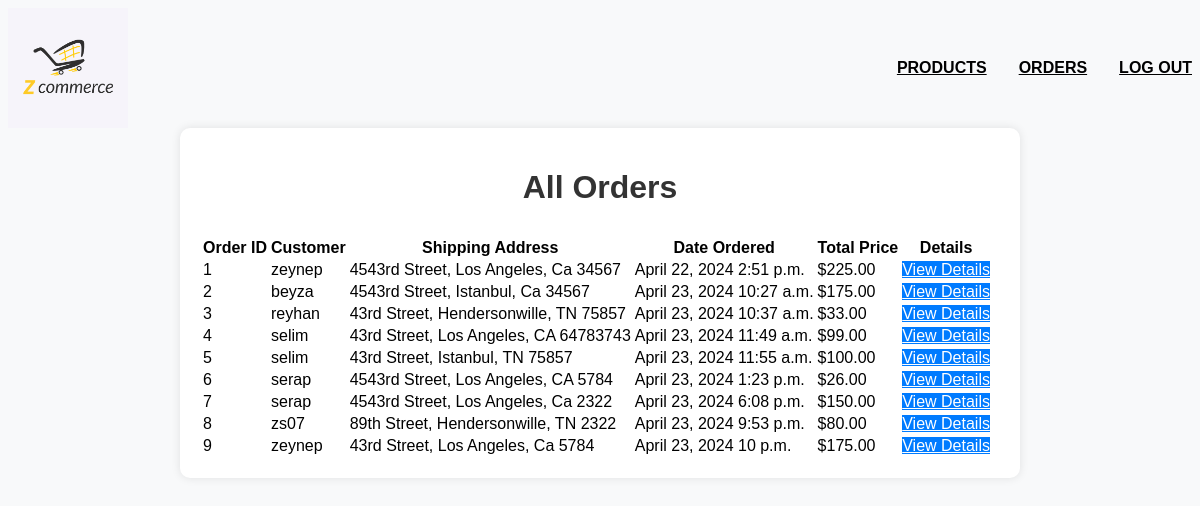
Screenshot of /admin_all_orders/ (signed in) with the database file from the repository.
### sss_app/models.py (models this page shows, shortened)
class Order(models.Model):
    customer = models.ForeignKey(Customer, on_delete=models.CASCADE)
    shipping_address = models.OneToOneField(Address, related_name='shipping_address', on_delete=models.CASCADE)
    total_price = models.DecimalField(max_digits=10, decimal_places=2, default=0)
    purchase_date = models.DateTimeField(default=timezone.now)

class Customer(models.Model):
    user = models.OneToOneField(User, on_delete=models.CASCADE)
    name = models.CharField(max_length=100)
    def __str__(self):
        return self.name

class Address(models.Model):
    street = models.CharField(max_length=100)
    city = models.CharField(max_length=100)
    state = models.CharField(max_length=2)
    postcode = models.CharField(max_length=10)
    def __str__(self):
        return f"{self.street}, {self.city}, {self.state} {self.postcode}"

### sss_app/views.py (the view)
# urls.py: path('admin_all_orders/', views.admin_all_orders, name='admin_all_orders'),
@staff_member_required
def admin_all_orders(request):
    if request.user.is_superuser:
        orders = Order.objects.all()
        return render(request, 'admin_all_orders.html', {'orders': orders})
    else:
        return HttpResponse("Unauthorized", status=401)

### sss_app/templates/admin_all_orders.html (shortened to what this page needs)
{% extends 'base.html' %}
{% block content %}
<div class="container mt-5">
    <h1 class="mb-4">All Orders</h1>
    {% if orders %}
    <div class="table-responsive">
        <table class="table table-bordered table-hover">
            <thead class="thead-dark">
                <tr>
                    <th>Order ID</th>
                    <th>Customer</th>
                    <th>Shipping Address</th>
                    <th>Date Ordered</th>
                    <th>Total Price</th>
                    <th>Details</th>
                </tr>
            </thead>
            <tbody>
                {% for order in orders %}
                <tr>
                    <td>{{ order.id }}</td>
                    <td>{{ order.customer }}</td>
                    <td>{{ order.shipping_address }}</td>
                    <td>{{ order.purchase_date|date:"F d, Y P" }}</td>
                    <td>${{ order.total_price }}</td>
                    <td>
                        <a href="{% url 'order_details' order_id=order.id %}" class="btn btn-primary">View Details</a>
                    </td>
                </tr>
                {% endfor %}
            </tbody>
        </table>
    </div>
    {% else %}
    <div class="alert alert-info" role="alert">
        No orders found.
    </div>
    {% endif %}
</div>
{% endblock %}

### sss_app/static/style.css (style rules this page uses)
body { overflow-y: scroll; }

### sss_app/templates/admin_all_orders.html (style rules this page uses)
body { background-color: #f8f9fa; font-family: Arial, sans-serif; }
.container { background-color: #fff; border-radius: 10px; padding: 20px; box-shadow: 0px 0px 10px 0px rgba(0,0,0,0.1); max-width: 800px; margin: 0 auto; }
h1 { text-align: center; margin-bottom: 30px; color: #333; }
.table th, .table td { vertical-align: middle; }
.btn-primary { background-color: #007bff; border-color: #007bff; color: #fff; }

### rows the page displays
Order: id "1", customer "zeynep", shipping_address "4543rd Street, Los Angeles, Ca 34567", purchase_date "April 22, 2024 2:51 p.m.", total_price "225.00"
Order: id "2", customer "beyza", shipping_address "4543rd Street, Istanbul, Ca 34567", purchase_date "April 23, 2024 10:27 a.m.", total_price "175.00"
Order: id "3", customer "reyhan", shipping_address "43rd Street, Hendersonwille, TN 75857", purchase_date "April 23, 2024 10:37 a.m.", total_price "33.00"
Order: id "4", customer "selim", shipping_address "43rd Street, Los Angeles, CA 64783743", purchase_date "April 23, 2024 11:49 a.m.", total_price "99.00"
Order: id "5", customer "selim", shipping_address "43rd Street, Istanbul, TN 75857", purchase_date "April 23, 2024 11:55 a.m.", total_price "100.00"
Order: id "6", customer "serap", shipping_address "4543rd Street, Los Angeles, CA 5784", purchase_date "April 23, 2024 1:23 p.m.", total_price "26.00"
Order: id "7", customer "serap", shipping_address "4543rd Street, Los Angeles, Ca 2322", purchase_date "April 23, 2024 6:08 p.m.", total_price "150.00"
Order: id "8", customer "zs07", shipping_address "89th Street, Hendersonwille, TN 2322", purchase_date "April 23, 2024 9:53 p.m.", total_price "80.00"
Order: id "9", customer "zeynep", shipping_address "43rd Street, Los Angeles, Ca 5784", purchase_date "April 23, 2024 10 p.m.", total_price "175.00"
